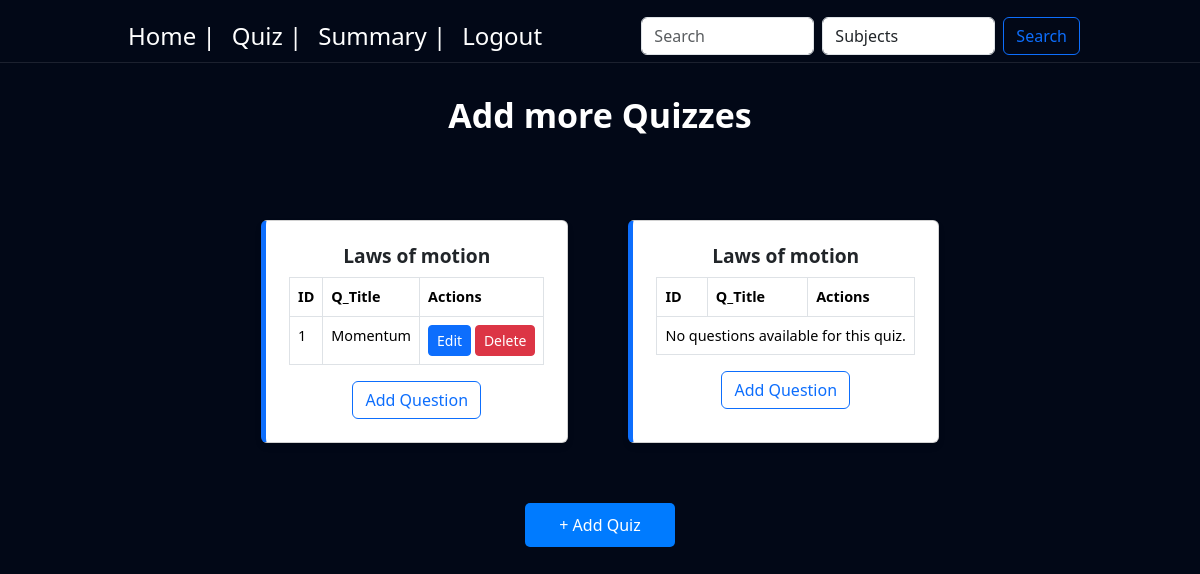
The page /quiz-list on the database as committed earlier.
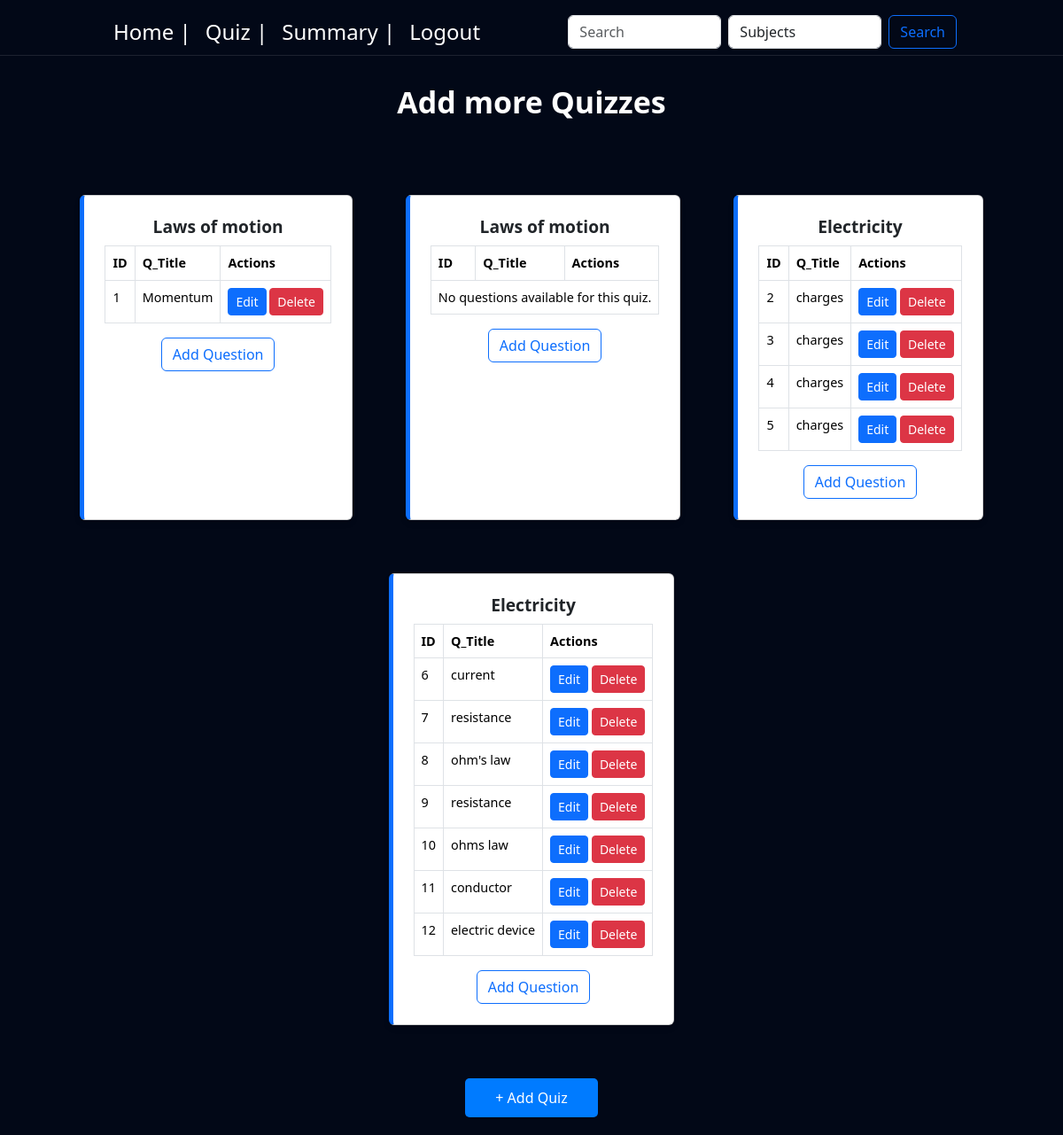
The same page on the database as committed later.
### controller/models.py (models this page shows)
class Quiz(db.Model):
    id = db.Column(db.Integer, primary_key=True, autoincrement=True)
    title = db.Column(db.String(255), nullable=False)
    chapter_id = db.Column(db.Integer, db.ForeignKey('chapter.id'), nullable=False)
    date_of_quiz = db.Column(db.Date, nullable=False)
    time_duration = db.Column(db.Integer, nullable=False)
    time_start = db.Column(db.Time, nullable=False)
    remarks = db.Column(db.String(500))
    questions = db.relationship('Question', backref='quiz', lazy=True)
    scores = db.relationship('Score', backref='quiz', lazy=True)

class Chapter(db.Model):
    id = db.Column(db.Integer, primary_key=True, autoincrement=True)
    name = db.Column(db.String(150), nullable=False)
    description = db.Column(db.String(500))
    subject_id = db.Column(db.Integer, db.ForeignKey('subject.id'), nullable=False)
    quizzes = db.relationship('Quiz', backref='chapter', lazy=True)

class Question(db.Model):
    id = db.Column(db.Integer, primary_key=True, autoincrement=True)
    title = db.Column(db.String(255), nullable=False)
    quiz_id = db.Column(db.Integer, db.ForeignKey('quiz.id'), nullable=False)
    question_statement = db.Column(db.String(500), nullable=False)
    option1 = db.Column(db.String(300), nullable=False)
    option2 = db.Column(db.String(300), nullable=False)
    option3 = db.Column(db.String(300), nullable=False)
    option4 = db.Column(db.String(300), nullable=False)
    correct_option = db.Column(db.Integer, nullable=False)

### controller/routes.py (the view)
@app.route('/quiz-list', methods=['GET', 'POST'])
def quiz_list():
    quizzes = Quiz.query.all()
    questions = Question.query.all()
    return render_template('quiz.html', quizzes=quizzes, questions=questions)

### templates/quiz.html (shortened to what this page needs)
<!DOCTYPE html>
<html lang="en">
<head>
    <link href="https://cdn.jsdelivr.net/npm/bootstrap@5.3.3/dist/css/bootstrap.min.css" rel="stylesheet"
>
        <link rel="stylesheet" href="{{ url_for('static', filename='styles.css') }}">
</head>
<body>
    {% include 'navbar1.html' %}
    <div class="heading-sec">
       Add more Quizzes
    </div>
    <div class="quiz-container">
        {% if quizzes %}
            {% for quiz in quizzes %}
            <div class="card">
                <div class="card-body">
                    <h5 class="card-title">{{ quiz.chapter.name }}</h5>
                    <table class="table table-bordered">
                        <thead>
                            <tr>
                                <th>ID</th>
                                <th>Q_Title</th>
                                <th>Actions</th>
                            </tr>
                        </thead>
                        <tbody>
                            {% if quiz.questions %}
                                {% for question in quiz.questions %}
                                <tr>
                                    <td>{{ question.id }}</td>
                                    <td>{{ question.title }}</td>
                                    <td>
                                        <a href="{{ url_for('edit_question', question_id=question.id) }}" class="btn btn-sm btn-primary">Edit</a>
                                        <form action="{{ url_for('delete_question', question_id=question.id) }}" method="POST" style="display:inline;" onsubmit="return confirm('Are you sure you want to delete this question?');">
                                            <button type="submit" class="btn btn-sm btn-danger">Delete</button>
                                        </form>
                                    </td>
                                </tr>
                                {% endfor %}
                            {% else %}
                                <tr>
                                    <td colspan="3">No questions available for this quiz.</td>
                                </tr>
                            {% endif %}
                        </tbody>
                    </table>
                    <center><a href="{{ url_for('add_question_page', quiz_id=quiz.id) }}" class="btn btn-outline-primary">Add Question</a></center>
                </div>
            </div>
            {% endfor %}
        {% else %}
            <p>No quizzes available.</p>
        {% endif %}
    </div>
    <a href="{{ url_for('add_quiz') }}" class="add-quiz-btn">+ Add Quiz</a>
</body>
</html>

### templates/navbar1.html (shortened to what this page needs)
<nav class="navbar navbar-expand-lg fixed-top" style="padding: 0 108px; margin-top: 10px; margin-bottom: 15px;">
    <div class="container-fluid">
      <div class="collapse navbar-collapse" id="navbarSupportedContent">
        <ul class="navbar-nav me-auto mb-2 mb-lg-0">
          <li class="nav-item">
            <a class="nav-link active" aria-current="page" href="home" style="font-size: x-large;">Home | </a>
          </li>
          <li class="nav-item">
            <a class="nav-link" href="quiz-list" style="font-size: x-large;">Quiz | </a>
          </li>
          <li class="nav-item">
            <a class="nav-link" href="admin/summary" style="font-size: x-large;">Summary | </a>
          </li>
          <li class="nav-item">
            <a class="nav-link" href="logout" style="font-size: x-large;">Logout</a>
          </li>
        </ul>
        <form class="d-flex" role="search" onsubmit="event.preventDefault(); performNavbarSearch();">
          <input class="form-control me-2" type="search" id="navbarSearchQuery" placeholder="Search" aria-label="Search">
          <select id="navbarSearchFilter" class="form-control me-2">
              {% if current_user.is_admin %}
                  <option value="users">Users</option>
                  <option value="subjects">Subjects</option>
                  <option value="quizzes">Quizzes</option>
                  <option value="questions">Questions</option>
              {% else %}
                  <option value="subjects">Subjects</option>
              {% endif %}
          </select>
          <button class="btn btn-outline-primary" type="submit">Search</button>
      </form>
  </div>
</div>
</nav>

### static/styles.css (style rules this page uses)
html, body { height: 100%; margin: 0; padding: 0; overflow-x: auto; background: #020817 ; background-size: 400% 400%; backdrop-filter: blur(10px); scroll-behavior: smooth; }
.navbar { background: #020817 !important; backdrop-filter: blur(10px); border-bottom: 1px solid rgba(255, 255, 255, 0.1); }
.navbar .nav-link, .navbar-brand { color: white !important; }

### templates/quiz.html (style rules this page uses)
.heading-sec { padding: 90px; background: #020817; color: white; font-size: 34px; text-align: center; font-weight: bold; height: 10vh; }
.quiz-container { display: flex; flex-wrap: wrap; justify-content: center; gap: 20px; padding: 20px; }
.card { width: 300px; border-left: 5px solid #0d6efd; box-shadow: 0px 4px 6px rgba(0, 0, 0, 0.1); width: fit-content; padding: 7px; margin: 20px; }
.card-title { font-size: 1.2rem; font-weight: bold; text-align: center; }
.table { margin-top: 10px; font-size: 0.9rem; }
.add-quiz-btn { margin: 20px auto; display: block; text-align: center; width: 150px; padding: 10px; background: #007bff; color: white; text-decoration: none; border-radius: 5px; }

Rows that differ between the two databases and show on the page:
added Quiz: chapter.name "Electricity"
added Question: id "2", title "charges", shown under "Electricity"
added Question: id "3", title "charges", shown under "Electricity"
added Question: id "4", title "charges", shown under "Electricity"
added Question: id "5", title "charges", shown under "Electricity"
added Quiz: chapter.name "Electricity"
added Question: id "6", title "current", shown under "Electricity"
added Question: id "7", title "resistance", shown under "Electricity"
added Question: id "8", title "ohm's law", shown under "Electricity"
added Question: id "9", title "resistance", shown under "Electricity"
added Question: id "10", title "ohms law", shown under "Electricity"
added Question: id "11", title "conductor", shown under "Electricity"
added Question: id "12", title "electric device", shown under "Electricity"
